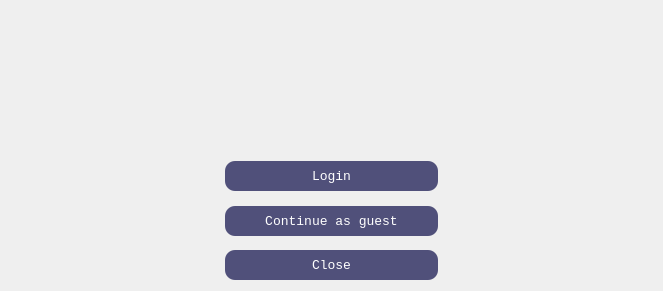
<?xml version="1.0" encoding="UTF-8"?>
<ui version="4.0">
 <class>LoginWidgetClass</class>
 <widget class="QMainWindow" name="LoginWidgetClass">
  <property name="geometry">
   <rect>
    <x>0</x>
    <y>0</y>
    <width>663</width>
    <height>291</height>
   </rect>
  </property>
  <property name="windowTitle">
   <string>LoginWidget</string>
  </property>
  <property name="styleSheet">
   <string notr="true">background-color: rgb(40, 40, 40);

QPushButton
{
	border-radius: 5px;
}</string>
  </property>
  <widget class="QWidget" name="centralWidget">
   <layout class="QGridLayout" name="gridLayout">
    <item row="0" column="0">
     <spacer name="horizontalSpacer">
      <property name="orientation">
       <enum>Qt::Horizontal</enum>
      </property>
      <property name="sizeHint" stdset="0">
       <size>
        <width>40</width>
        <height>20</height>
       </size>
      </property>
     </spacer>
    </item>
    <item row="0" column="2">
     <spacer name="horizontalSpacer_2">
      <property name="orientation">
       <enum>Qt::Horizontal</enum>
      </property>
      <property name="sizeHint" stdset="0">
       <size>
        <width>40</width>
        <height>20</height>
       </size>
      </property>
     </spacer>
    </item>
    <item row="0" column="1">
     <layout class="QVBoxLayout" name="verticalLayout">
      <item>
       <spacer name="verticalSpacer_2">
        <property name="orientation">
         <enum>Qt::Vertical</enum>
        </property>
        <property name="sizeHint" stdset="0">
         <size>
          <width>20</width>
          <height>40</height>
         </size>
        </property>
       </spacer>
      </item>
      <item>
       <spacer name="verticalSpacer_14">
        <property name="orientation">
         <enum>Qt::Vertical</enum>
        </property>
        <property name="sizeHint" stdset="0">
         <size>
          <width>20</width>
          <height>40</height>
         </size>
        </property>
       </spacer>
      </item>
      <item>
       <spacer name="verticalSpacer_15">
        <property name="orientation">
         <enum>Qt::Vertical</enum>
        </property>
        <property name="sizeHint" stdset="0">
         <size>
          <width>20</width>
          <height>40</height>
         </size>
        </property>
       </spacer>
      </item>
      <item>
       <spacer name="verticalSpacer_16">
        <property name="orientation">
         <enum>Qt::Vertical</enum>
        </property>
        <property name="sizeHint" stdset="0">
         <size>
          <width>20</width>
          <height>40</height>
         </size>
        </property>
       </spacer>
      </item>
      <item>
       <spacer name="verticalSpacer_7">
        <property name="orientation">
         <enum>Qt::Vertical</enum>
        </property>
        <property name="sizeHint" stdset="0">
         <size>
          <width>20</width>
          <height>40</height>
         </size>
        </property>
       </spacer>
      </item>
      <item>
       <spacer name="verticalSpacer_8">
        <property name="orientation">
         <enum>Qt::Vertical</enum>
        </property>
        <property name="sizeHint" stdset="0">
         <size>
          <width>20</width>
          <height>40</height>
         </size>
        </property>
       </spacer>
      </item>
      <item>
       <spacer name="verticalSpacer_13">
        <property name="orientation">
         <enum>Qt::Vertical</enum>
        </property>
        <property name="sizeHint" stdset="0">
         <size>
          <width>20</width>
          <height>40</height>
         </size>
        </property>
       </spacer>
      </item>
      <item>
       <spacer name="verticalSpacer_9">
        <property name="orientation">
         <enum>Qt::Vertical</enum>
        </property>
        <property name="sizeHint" stdset="0">
         <size>
          <width>20</width>
          <height>40</height>
         </size>
        </property>
       </spacer>
      </item>
      <item>
       <layout class="QHBoxLayout" name="horizontalLayout">
        <item>
         <spacer name="horizontalSpacer_3">
          <property name="orientation">
           <enum>Qt::Horizontal</enum>
          </property>
          <property name="sizeHint" stdset="0">
           <size>
            <width>40</width>
            <height>20</height>
           </size>
          </property>
         </spacer>
        </item>
        <item>
         <widget class="QLabel" name="label">
          <property name="text">
           <string/>
          </property>
         </widget>
        </item>
        <item>
         <spacer name="horizontalSpacer_4">
          <property name="orientation">
           <enum>Qt::Horizontal</enum>
          </property>
          <property name="sizeHint" stdset="0">
           <size>
            <width>40</width>
            <height>20</height>
           </size>
          </property>
         </spacer>
        </item>
       </layout>
      </item>
      <item>
       <spacer name="verticalSpacer_3">
        <property name="orientation">
         <enum>Qt::Vertical</enum>
        </property>
        <property name="sizeHint" stdset="0">
         <size>
          <width>20</width>
          <height>40</height>
         </size>
        </property>
       </spacer>
      </item>
      <item>
       <spacer name="verticalSpacer_11">
        <property name="orientation">
         <enum>Qt::Vertical</enum>
        </property>
        <property name="sizeHint" stdset="0">
         <size>
          <width>20</width>
          <height>40</height>
         </size>
        </property>
       </spacer>
      </item>
      <item>
       <spacer name="verticalSpacer_12">
        <property name="orientation">
         <enum>Qt::Vertical</enum>
        </property>
        <property name="sizeHint" stdset="0">
         <size>
          <width>20</width>
          <height>40</height>
         </size>
        </property>
       </spacer>
      </item>
      <item>
       <spacer name="verticalSpacer_10">
        <property name="orientation">
         <enum>Qt::Vertical</enum>
        </property>
        <property name="sizeHint" stdset="0">
         <size>
          <width>20</width>
          <height>40</height>
         </size>
        </property>
       </spacer>
      </item>
      <item>
       <spacer name="verticalSpacer_4">
        <property name="orientation">
         <enum>Qt::Vertical</enum>
        </property>
        <property name="sizeHint" stdset="0">
         <size>
          <width>20</width>
          <height>40</height>
         </size>
        </property>
       </spacer>
      </item>
      <item>
       <spacer name="verticalSpacer_5">
        <property name="orientation">
         <enum>Qt::Vertical</enum>
        </property>
        <property name="sizeHint" stdset="0">
         <size>
          <width>20</width>
          <height>40</height>
         </size>
        </property>
       </spacer>
      </item>
      <item>
       <spacer name="verticalSpacer_6">
        <property name="orientation">
         <enum>Qt::Vertical</enum>
        </property>
        <property name="sizeHint" stdset="0">
         <size>
          <width>20</width>
          <height>40</height>
         </size>
        </property>
       </spacer>
      </item>
      <item>
       <widget class="QPushButton" name="loginBtn">
        <property name="font">
         <font>
          <family>Courier New</family>
          <pointsize>10</pointsize>
         </font>
        </property>
        <property name="styleSheet">
         <string notr="true">QPushButton
{
		border:2px;
		background: 2px solid  rgb(80, 80, 122);
		border-radius: 10px;
		height: 30%;
		color: white;
}

QPushButton:hover:!pressed
{
		background: 2px solid  rgb(93, 148, 149);
		height: 30%;
		border-radius: 10px;
		color: white;
}</string>
        </property>
        <property name="text">
         <string>Login</string>
        </property>
       </widget>
      </item>
      <item>
       <spacer name="verticalSpacer">
        <property name="orientation">
         <enum>Qt::Vertical</enum>
        </property>
        <property name="sizeHint" stdset="0">
         <size>
          <width>20</width>
          <height>40</height>
         </size>
        </property>
       </spacer>
      </item>
      <item>
       <widget class="QPushButton" name="guestBtn">
        <property name="font">
         <font>
          <family>Courier New</family>
          <pointsize>10</pointsize>
         </font>
        </property>
        <property name="styleSheet">
         <string notr="true">QPushButton
{
		border:2px;
		background: 2px solid  rgb(80, 80, 122);
		border-radius: 10px;
		height: 30%;
		width: 200%;
		color: white;
}

QPushButton:hover:!pressed
{
		background: 2px solid  rgb(93, 148, 149);
		height: 30%;
		width: 200%;
		border-radius: 10px;
		color: white;
}</string>
        </property>
        <property name="text">
         <string>Continue as guest</string>
        </property>
       </widget>
      </item>
      <item>
       <spacer name="verticalSpacer_17">
        <property name="orientation">
         <enum>Qt::Vertical</enum>
        </property>
        <property name="sizeHint" stdset="0">
         <size>
          <width>20</width>
          <height>40</height>
         </size>
        </property>
       </spacer>
      </item>
      <item>
       <widget class="QPushButton" name="closeBtn">
        <property name="font">
         <font>
          <family>Courier New</family>
          <pointsize>10</pointsize>
         </font>
        </property>
        <property name="styleSheet">
         <string notr="true">QPushButton
{
		border:2px;
		background: 2px solid  rgb(80, 80, 122);
		border-radius: 10px;
		height: 30%;
		width: 200%;
		color: white;
}

QPushButton:hover:!pressed
{
		background: 2px solid  rgb(93, 148, 149);
		height: 30%;
		width: 200%;
		border-radius: 10px;
		color: white;
}</string>
        </property>
        <property name="text">
         <string>Close</string>
        </property>
       </widget>
      </item>
     </layout>
    </item>
   </layout>
  </widget>
 </widget>
 <layoutdefault spacing="6" margin="11"/>
 <resources/>
 <connections/>
</ui>
